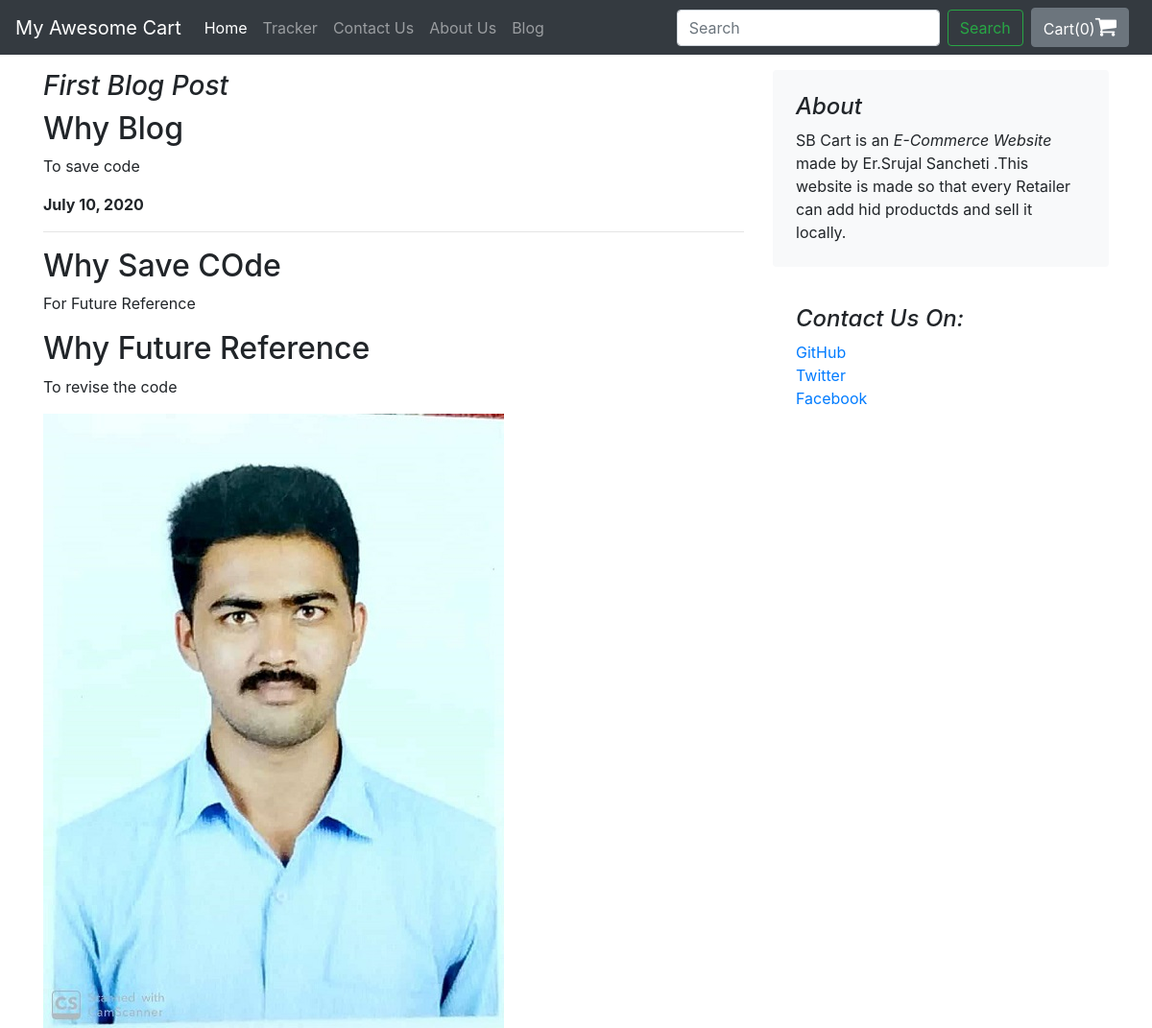
The page /blog/blogpost/1 on the database its author committed.
### blog/models.py (models this page shows, shortened)
class Blogpost(models.Model):
    post_id = models.AutoField(primary_key=True)
    title = models.CharField(max_length=50)
    head0  = models.CharField(max_length=500,default="")
    chead0  = models.CharField(max_length=5000,default="")
    head1 = models.CharField(max_length=500,default="")
    chead1 = models.CharField(max_length=5000,default="")
    head2 = models.CharField(max_length=500,default="")
    chead2 = models.CharField(max_length=5000,default="")
    pub_date = models.DateField(blank=True,null=True)
    thumbnail = models.ImageField(upload_to="blog/images",default="")

### blog/views.py (the view)
# urls.py: path('blogpost/<int:id>',views.blogPost,name="BlogPost")
def blogPost(request , id ):
    posts = Blogpost.objects.filter(post_id  = id)[0]
    return render(request,'blog/blogpost.html',{'posts':posts})

### blog/templates/blog/blogpost.html (shortened to what this page needs)
{% extends 'blog/basic.html' %}
{% block body %}
<div class="container">
  <div class="row mt-3">
    <div class="col-md-8 blog-main">
      <h3 class=" font-italic ">
          <i> {{ posts.title }} </i>
      </h3>
      <div class="blog-post cc_cursor">
        <h2 class="blog-post-title cc_cursor"> {{posts.head0}}</h2>
        <p>{{ posts.chead0 }}</p>
        <b><p class="blog-post-meta"> {{ posts.pub_date }}</p></b>
        <hr>
       <h2>{{ posts.head1 }}</h2>
        <p>{{ posts.chead1 }}</p>
        <h2>{{ posts.head2 }}</h2>
        <p>{{ posts.chead2 }}</p>
      <img src='/media/{{posts.thumbnail}}'>
      </div>
    </div>
    <aside class="col-md-4 blog-sidebar cc_cursor">
      <div class="p-4 mb-3 bg-light rounded cc_cursor">
        <h4 class="font-italic cc_cursor">About</h4>
        <p class="mb-0">SB Cart is an <em>E-Commerce Website</em> made by Er.Srujal Sancheti .This website is made so that every Retailer can add hid productds and sell it locally.</p>
      </div>
      <div class="p-4">
        <h4 class="font-italic">Contact Us On:</h4>
        <ol class="list-unstyled">
          <li><a href="#">GitHub</a></li>
          <li><a href="#">Twitter</a></li>
          <li><a href="#">Facebook</a></li>
        </ol>
      </div>
    </aside>
  </div>
</div>
{% endblock %}

### rows shown on the page
Blogpost: title "First Blog Post", head0 "Why Blog", chead0 "To save code", pub_date "July 10, 2020", head1 "Why Save COde", chead1 "For Future Reference", head2 "Why Future Reference", chead2 "To revise the code", thumbnail (picture)
